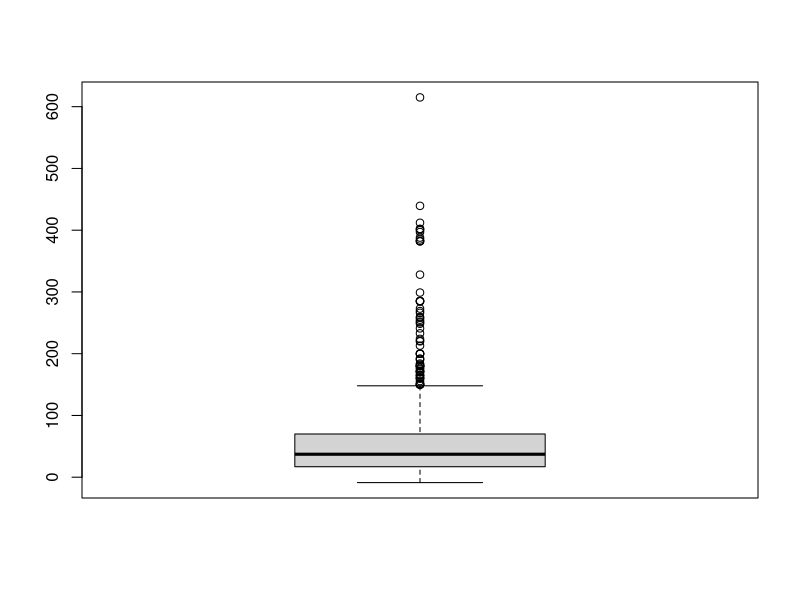
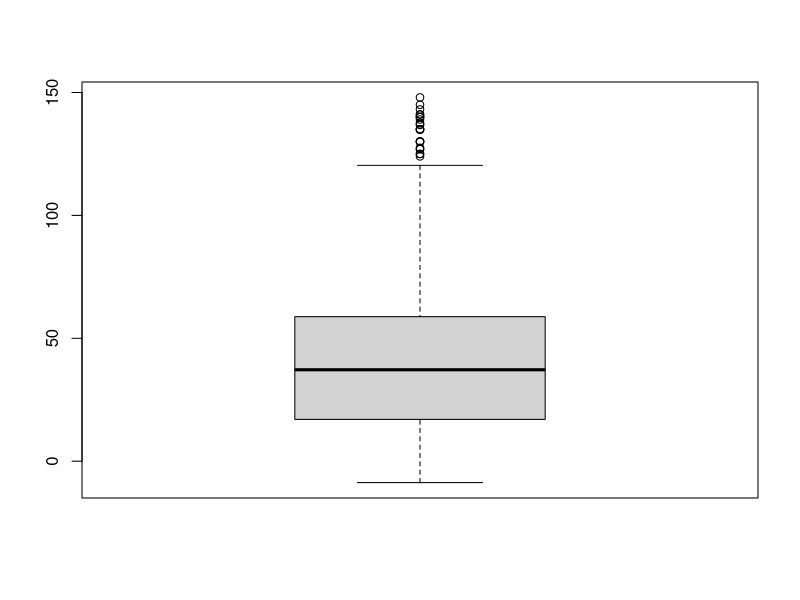
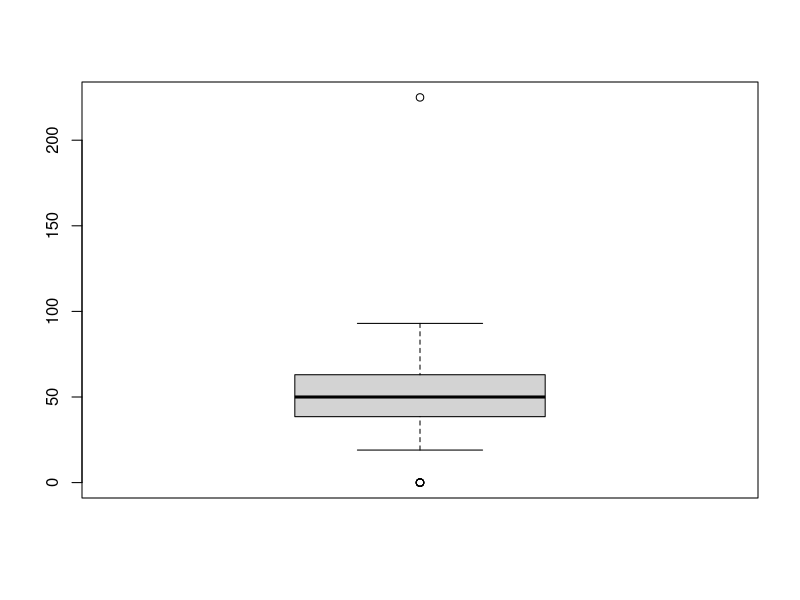
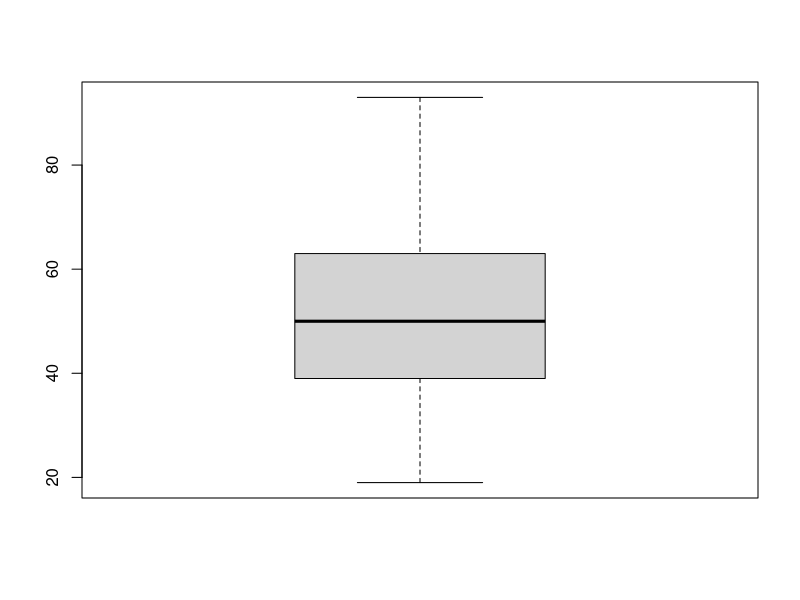

R code for these plots, in order:
# Load Dataset splitted by (;) and map the empty values ("") to NA
insurance_dataset <-
  read.csv2("./base_clientes.csv", na.strings = c("", "NA"))
# Head of first six elements
head(insurance_dataset)
# Print the structure of the data
str(insurance_dataset)
# Print summary of the data
summary(insurance_dataset)

# ANOMALIES

# WRONG VARIABLE FORMAT
# Print the variable type for each feature because looks like their types does not correspond
cat("The variable type for date is:",
    class(insurance_dataset$date),
    "\n")
cat("The variable type for sex is:",
    class(insurance_dataset$sex),
    "\n")
cat("The variable type for age is:",
    class(insurance_dataset$age),
    "\n")
cat("The variable type for vehicle is:",
    class(insurance_dataset$vehicle),
    "\n")
# Now, let's try to cast some features because they are not using the right format

# First, convert date as a Date format instead of a factor
insurance_dataset$date <-
  as.Date(insurance_dataset$date, format = "%m/%d/%Y")
# Second, convert sex to a factor instead of a integer because it is a qualitative value
insurance_dataset$sex <-
  factor(
    insurance_dataset$sex,
    levels = c("1", "2"),
    labels = c("Female", "Male")
  )
# Third, convert vehicle to boolean because it is a yes or not value
insurance_dataset$vehicle <- as.logical(factor(
  insurance_dataset$vehicle,
  levels = c("YES", "NO"),
  labels = c("True", "False")
))
# Finally, convert age as a cuantitative value instead of a qualitative. For that, cast to an integer value
suppressWarnings(insurance_dataset$age <-
                   as.integer(as.character(insurance_dataset$age)))

# Now, when we print the structure again we will see that features are using the right format
str(insurance_dataset)

# DUPLICATED VALUES
# Now it's time to find some duplicated values
# First let's start by searching for duplicated values
table(duplicated(insurance_dataset$custid))

# Due to the id should not be duplicated we delete the copies
insurance_dataset <- unique(insurance_dataset)
# There should not be duplicated data
table(duplicated(insurance_dataset$custid))

# MISSING VALUES
summary(insurance_dataset)
# There are NA's values for sex, is.employed, annual_incomeUSD, marital.stat, health.ins, housing.type,
# vehicle, num.vehicles, age and state.of.res

# First, let's search the only missing value for sex
missing <- insurance_dataset[which(is.na(insurance_dataset$sex)), ]
missing
# Looks like that row has a lot of missing values for the cols, thats why that row is deleted
library(tidyr)
insurance_dataset <- insurance_dataset %>% drop_na(sex)
summary(insurance_dataset)
# Now there are just 4 variables with NA values: is.employed, housing.type, age and num.vehicles

# Let's try to find any relationship between NA num vehicles and vehicles:
summary(insurance_dataset[(insurance_dataset$vehicle == FALSE &
                             insurance_dataset$num.vehicles == 0), c("vehicle", "num.vehicles")])
# Override the NA to cero because if there is a NA value, then there is a "NO"
# value for the vehicle feature
insurance_dataset$num.vehicles <-
  ifelse(is.na(insurance_dataset$num.vehicles),
         0,
         insurance_dataset$num.vehicles)
summary(insurance_dataset)
# For NAs for age, let's save these values as 0. 
insurance_dataset$age <-
  ifelse(is.na(insurance_dataset$age), 0, insurance_dataset$age)

# There are just two variables with NA's: is.employed with 328 (33% of the data) and
# housing.type with 56 (6% of the data). Due to housing.type has a narrow percent of
# the data it is safe to drop these customers, but not for is.employed because
# it is the third part of the data.
insurance_dataset <- insurance_dataset %>% drop_na(housing.type)
summary(insurance_dataset)
# For is.employed let's replace the NA's for a new value that encodes for someone who is
# not in active in the actual workforce
insurance_dataset$is.employed <-
  ifelse(
    is.na(insurance_dataset$is.employed),
    "Other",
    ifelse(
      insurance_dataset$is.employed == TRUE,
      "Employee",
      "Not Employee"
    )
  )
insurance_dataset$is.employed <-
  factor(insurance_dataset$is.employed)
summary(insurance_dataset)

# OUTLIERS
# let's create some box plots to find outliers
# First, change the annal_income unit dividing by 1000
insurance_dataset$annual_incomeUSD <-
  insurance_dataset$annual_incomeUSD / 1000

# When the plot is generated, the outliers are more visible
outliers_results <- boxplot(insurance_dataset$annual_incomeUSD)
cat("There are", length(outliers_results$out), "outliers")
# Then let's use simple imputation to replace the annual income outliers for the annual income median
insurance_dataset$annual_incomeUSD <-
  ifelse(
    insurance_dataset$annual_incomeUSD %in% outliers_results$out,
    median(insurance_dataset$annual_incomeUSD),
    insurance_dataset$annual_incomeUSD
  )

# Then the plot has less outliers now
outliers_results <- boxplot(insurance_dataset$annual_incomeUSD)
cat("There are", length(outliers_results$out), "outliers")

# The second value with outliers is age
outliers_results <- boxplot(insurance_dataset$age)
cat("There are", length(outliers_results$out), "outliers")
# then impute values using the median too
insurance_dataset$age <-
  ifelse(
    insurance_dataset$age %in% outliers_results$out,
    median(insurance_dataset$age),
    insurance_dataset$age
  )
# Then the plot has not outliers now
outliers_results <- boxplot(insurance_dataset$age)

# INVALID VALUES
# First, let's impute with the median those data with income <= 0
insurance_dataset$annual_incomeUSD <-
  ifelse(
    insurance_dataset$annual_incomeUSD <= 0,
    median(insurance_dataset$annual_incomeUSD),
    insurance_dataset$annual_incomeUSD
  )
summary(insurance_dataset)

# Second, delete the row with inconsistency because
# it has no vehicule but with 4 num vehicles at the same time
insurance_dataset[insurance_dataset$vehicle == FALSE &
                    insurance_dataset$num.vehicles > 0,]
insurance_dataset <-
  insurance_dataset[!(insurance_dataset$vehicle == FALSE &
                        insurance_dataset$num.vehicles > 0),]

# Third, trim state.of.res values because there are repited values
# that start or finishwith a whitespace. For example, New york
str(insurance_dataset$state.of.res)
insurance_dataset$state.of.res <-
  factor(trimws(insurance_dataset$state.of.res))
summary(insurance_dataset)

# Finally there are some typo for the states, like "Norh Caroli"
# So let's fix them one by one
# Fixing North Carolina
library(plyr)
insurance_dataset$state.of.res <-
  revalue(insurance_dataset$state.of.res,
          c("North Caroli" = "North Carolina"))

# Fixing South Carolina
insurance_dataset$state.of.res <-
  revalue(insurance_dataset$state.of.res,
          c("South Caroli" = "South Carolina"))

# Fixing Arizona
insurance_dataset$state.of.res <-
  revalue(insurance_dataset$state.of.res, c("Arizo" = "Arizona"))

# Fixing Indiana
insurance_dataset$state.of.res <-
  revalue(insurance_dataset$state.of.res, c("India" = "Indiana"))

# Fixing New York
insurance_dataset$state.of.res <-
  revalue(insurance_dataset$state.of.res, c("NewYork" = "New York"))

# Fixing Louisiana
insurance_dataset$state.of.res <-
  revalue(insurance_dataset$state.of.res, c("Louisia" = "Louisiana"))

# Fixing Montana
insurance_dataset$state.of.res <-
  revalue(insurance_dataset$state.of.res, c("Monta" = "Montana"))


# PREPROCESSING STEP
# Delete date column because it does not have a big range between dates
# also does not provide us enough value
insurance_dataset <-
  insurance_dataset[, names(insurance_dataset) != "date"]

# The same for custid because it is unique and for the vehicle col because can be inferred with num.vehicles
insurance_dataset <-
  insurance_dataset[, !names(insurance_dataset) %in% c("custid", "vehicle")]

# Add is.house.owner column if it is Homeowner free and clear or Homeowner with mortgage/loan
insurance_dataset$is.house.owner <-
  ifelse(
    insurance_dataset$housing.type %in% c("Homeowner free and clear", "Homeowner with mortgage/loan"),
    T,
    F
  )
summary(insurance_dataset)
# Finally, add bureau.cardinal.point that groups some states
northeast <-
  c(
    "Connecticut",
    "Maine",
    "Massachusetts",
    "New Hampshire",
    "Rhode Island",
    "Vermont",
    "New Jersey",
    "New York",
    "Pennsylvania"
  )
midwest <-
  c(
    "Illinois",
    "Indiana",
    "Michigan",
    "Ohio",
    "Wisconsin",
    "Iowa",
    "Kansas",
    "Minnesota",
    "Missouri",
    "Nebraska",
    "North Dakota",
    "South Dakota"
  )
south <-
  c(
    "Delaware",
    "Florida",
    "Georgia",
    "Maryland",
    "North Carolina",
    "South Carolina",
    "Virginia",
    "West Virginia",
    "Alabama",
    "Kentucky",
    "Mississippi",
    "Tennessee",
    "Arkansas",
    "Louisiana",
    "Oklahoma",
    "Texas"
  )
west <-
  c(
    "Arizona",
    "Colorado",
    "Idaho",
    "Montana",
    "Nevada",
    "New Mexico",
    "Utah",
    "Wyoming",
    "Alaska",
    "California",
    "Hawaii",
    "Oregon",
    "Washington"
  )
insurance_dataset$bureau.cardinal.point = ifelse(
  insurance_dataset$state.of.res %in% northeast,
  "Northeast",
  ifelse(
    insurance_dataset$state.of.res %in% midwest,
    "Midwest",
    ifelse(
      insurance_dataset$state.of.res %in% south,
      "South",
      ifelse(insurance_dataset$state.of.res %in% west,
             "West",
             "NA")
    )
  )
)
insurance_dataset$bureau.cardinal.point = factor(insurance_dataset$bureau.cardinal.point)

# Delete state.of.res because bureau.cardinal.point creates a set
# for these values
insurance_dataset <-
  insurance_dataset[, names(insurance_dataset) != "state.of.res"]

# Now, the work is done by reordering the column names
insurance_dataset <-
  insurance_dataset[, c(
    "sex",
    "age",
    "marital.stat",
    "housing.type",
    "is.house.owner",
    "bureau.cardinal.point",
    "is.employed",
    "annual_incomeUSD",
    "num.vehicles",
    "health.ins"
  )]

# Thes are the results!
str(insurance_dataset)
summary(insurance_dataset)
head(insurance_dataset)